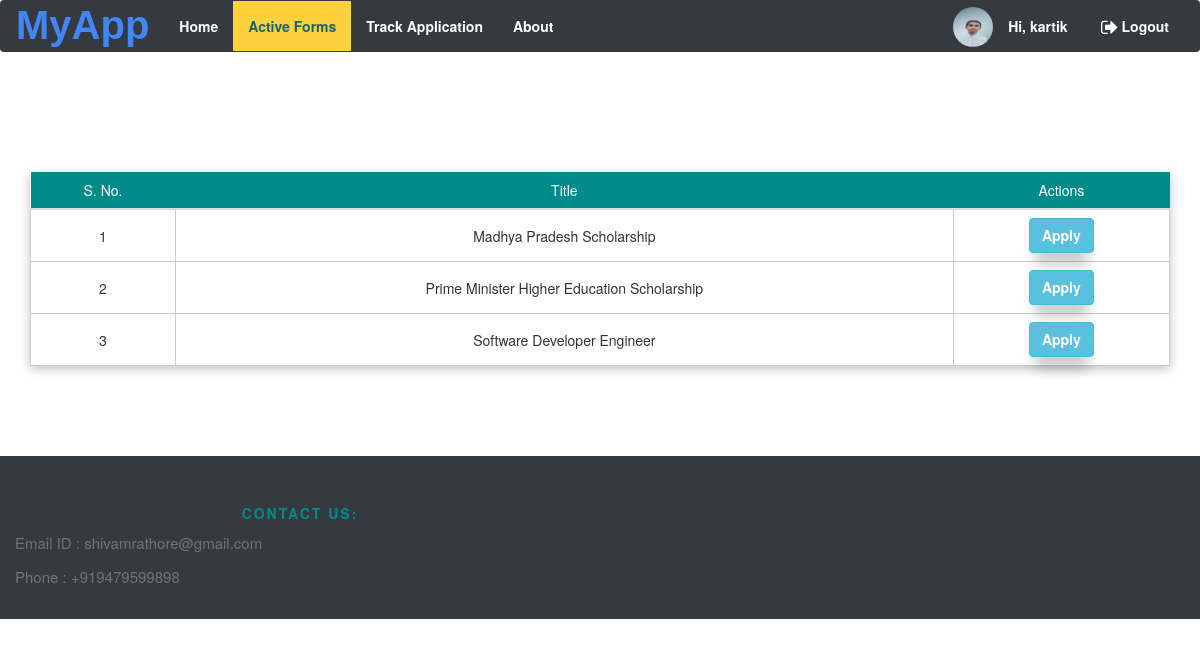
Page /content/scholarships/ (signed in) on the committed database.
### accounts/models.py (models this page shows, shortened)
class CustomUser(AbstractBaseUser, PermissionsMixin):
    GENDERS = (('M', 'Male'), ('F', 'Female'))
    ROLE_CHOICES = (
        ('Teacher', 'Teacher'),
        ('Faculty Advisor', 'Faculty Advisor'),
        ('Dean', 'Dean'),
        ('Head of department', 'Head of department'),
        ('Director', 'Director'),
        ('Admin', 'Admin'),
    )
    username = models.CharField(max_length=50, unique=True)
    email = models.EmailField(unique=True)
    first_name = models.CharField(max_length=100, blank=True)
    last_name = models.CharField(max_length=100, blank=True)
    mobile = models.CharField(max_length=10,
                              validators=[RegexValidator(regex=r'[0-9]{10}', message='Invalid Mobile Number')],
                              blank=True)
    role = models.CharField(max_length=50, choices=ROLE_CHOICES, default='S')
    gender = models.CharField(max_length=1, choices=GENDERS, default='M')
    registration_number = models.CharField('Registration number', max_length=7, unique=True,
                                           validators=[RegexValidator(regex=r'[a-zA-Z]{2}[0-9]{5}',
                                            message='Invalid Registration Number')], blank=True, null=True)
    department = models.ForeignKey('Department', verbose_name="Department", on_delete=models.CASCADE, blank=True, null=True)
    admin = models.CharField(max_length=1, default='N')
    password = models.CharField('password', max_length=128, validators=[validate_password])
    is_student = models.BooleanField(default=True, verbose_name='Student')
    is_active = models.BooleanField(default=True, verbose_name='Active',
                                    help_text='Designates whether this user should be treated as active. '
                                              'Unselect this instead of deleting accounts.')
    is_admin = models.BooleanField(default=False, verbose_name='Staff status',
                                   help_text='Designates whether the user can log into this admin site.')
    image = models.ImageField(default='download.jpg', upload_to='profile/')
    USERNAME_FIELD = 'username'
    EMAIL_FIELD = 'email'
    objects = CustomUserManager()

### content/models.py (models this page shows, shortened)
class Scholarship(models.Model):
    name = models.CharField(max_length=255, default='')
    abbreviation = models.CharField(max_length=10, default='')
    department = models.ForeignKey('accounts.Department', verbose_name="Department", on_delete=models.CASCADE, blank=True,
                                   null=True)
    receiver_authority_id = models.IntegerField(default=1)
    requirements_info = models.TextField(default='Requirement information needs to be updated.')
    max_step = models.IntegerField(default="1")

### content/views.py (the view)
@csrf_exempt
@login_required_message(message="You should be logged in, in order to perform this")
@login_required(login_url="/login/")
def Show_Scholarships(request):
    response = {}
    response['scholarships'] = Scholarship.objects.all()
    return render(request, 'content/all_scholarships.html', response)

### templates/content/all_scholarships.html (shortened to what this page needs)
{% extends 'base.html' %}
{% load static %}
{% block content3 %}"../media/{{ user.image }}"{% endblock content3 %}
{% block content %}
    <head>
        <link href="//netdna.bootstrapcdn.com/bootstrap/3.0.0/css/bootstrap.min.css" rel="stylesheet" id="bootstrap-css">
    </head>
    <body>
        <div class="site-section">
            <div class="container">
                <div>
                    <table class="table table-striped dt-responsive table-responsive-md" id="display_table">
                        <thead class="thead-dark">
                        <tr>
                            <th scope="col">S. No.</th>
                            <th scope="col">Title</th>
                            <th scope="col">Actions</th>
                        </tr>
                        </thead>
                        <tbody>
                        {% for i in scholarships %}
                            <tr>
                                <td style="vertical-align:middle">{{ forloop.counter }}</td>
                                <td style="vertical-align:middle">{{ i.name }}</td>
                                {% if user.is_authenticated and user.is_superuser %}
                                    <td scope="col">
                                        <a href="/content/scholarship_detail/{{ i.id }}" class="btn btn-success">Details</a>
                                    </td>
                                {% else %}
                                    <td scope="col">
                                            <a style="font-weight: bold"
                                               href="/content/scholarships/{{ i.id }}"
                                               class="btn btn-info">
                                               Apply</a>
                                    </td>
                                {% endif %}
                            </tr>
                        {% endfor %}
                        </tbody>
                    </table>
                </div>
            </div>
        </div>
    </body>
{% endblock content %}

### templates/base.html (shortened to what this page needs)
{% load static %}
<!DOCTYPE html>
<html>
<head>
    {% block head_css %}
        {% block head_css_site %}
            <link rel="stylesheet" href="{% static 'css/style.css' %}">
            <link rel="stylesheet" href="https://maxcdn.bootstrapcdn.com/bootstrap/3.4.1/css/bootstrap.min.css">
            <link rel="stylesheet" href="https://maxcdn.bootstrapcdn.com/font-awesome/4.5.0/css/font-awesome.min.css">
        {% endblock head_css_site %}
    {% endblock head_css %}
</head>
<body style="background-image: url("{% static "images/bg1.jpg" %}")>
<header>
    <nav style="margin-bottom: 50px; background-color:#343a40;font-size: 14px;z-index: 1000;"
         class="navbar  ">
        {%  if not user.is_authenticated %}
        <div class="container-fluid">
            <a id="nitadda" href="#" class="navbar-brand faa-pulse faa-slow animated" data-toggle="popover"
               data-trigger="focus" data-html="true" data-placement="bottom">
                <i class="fa fa-lg"><strong><span style="font-family: 'Product Sans',sans-serif;font-size:40px;"><span
                        class="g-blue">M</span><span
                        class="g-blue">y</span><span
                        class="g-blue">A</span><span
                        class="g-blue">p</span><span
                        class="g-blue">p</span></span></strong></i>
            </a>
            <div id="navbar1" class="navbar-collapse collapse">
                <ul id="mynav" class="nav navbar-nav">
                    <li class="active" {% if request.path == '/' %}style="background: #ffd13d"{% endif %}>
                        <a class="faa-parent animated-hover" href="/"
                            {% if request.path == '/' %}style="color: #146471;"{% endif %}>
                            Home
                        </a>
                    </li>
                    <li class="active" {% if request.path == '/content/about' %}style="background: #ffd13d"{% endif %}>
                        <a class="faa-parent animated-hover" href="/content/about"
                            {% if request.path == '/content/about' %}style="color: #146471;"{% endif %}>
                            About
                        </a>
                    </li>
                </ul>
                <ul id="rightnav" class="nav navbar-nav navbar-right">
                    <li {% if request.path == '/login/' %}style="background: #ffd13d"{% endif %}>
                        <a class="faa-parent animated-hover" href="/login">
                            <i class="fa fa-fw fa-lg fa-sign-in faa-tada faa-fast"></i>Login
                        </a>
                    </li>
                </ul>
            </div>
        </div>
        {% else %}
        {% if request.user.is_student %}
            <div class="container-fluid">
            <a id="nitadda" href="#" class="navbar-brand faa-pulse faa-slow animated" data-toggle="popover"
               data-trigger="focus" data-html="true" data-placement="bottom">
                <i class="fa fa-lg"><strong><span style="font-family: 'Product Sans',sans-serif;font-size:40px;"><span
                        class="g-blue">M</span><span
                        class="g-blue">y</span><span
                        class="g-blue">A</span><span
                        class="g-blue">p</span><span
                        class="g-blue">p</span></span></strong></i>
            </a>
            <div id="navbar1" class="navbar-collapse collapse">
                <ul id="mynav" class="nav navbar-nav">
                    <li class="active" {% if request.path == '/' %}style="background: #ffd13d"{% endif %}>
                        <a class="faa-parent animated-hover" href="/"
                            {% if request.path == '/' %}style="color: #146471;"{% endif %}>
                            Home
                        </a>
                    </li>
                    <li class="active" {% if request.path == '/content/scholarships/' %}style="background: #ffd13d"{% endif %}>
                        <a class="faa-parent animated-hover" href="/content/scholarships"
                            {% if request.path == '/content/scholarships/' %}style="color: #146471;"{% endif %}>
                            Active Forms
                        </a>
                    </li>
                    <li class="active" {% if request.path == '/track_application/' %}style="background: #ffd13d"{% endif %}>
                        <a class="faa-parent animated-hover" href="{% url 'content:Track_Application'%}"
                            {% if request.path == '/track_application/' %}style="color: #146471;"{% endif %}>
                            Track Application
                        </a>
                    </li>
                    <li class="active" {% if request.path == '/content/about' %}style="background: #ffd13d"{% endif %}>
                        <a class="faa-parent animated-hover" href="/content/about"
                            {% if request.path == '/content/about' %}style="color: #146471;"{% endif %}>
                            About
                        </a>
                    </li>
                </ul>
                <ul id="rightnav" class="nav navbar-nav navbar-right">
                    {% if user.is_authenticated %}
                        <li><img style="border-radius: 50%; float: right; margin-top: 6px"
                                 alt="Profile Picture"
                                 src={% block content3 %}"media/{{ user.image }}"{% endblock content3 %} height="40px"
                                 width="40px"></li>
                        <li {% if request.path == '/content/profile' %}style="background: #ffd13d"{% endif %}>
                            <a class="faa-parent animated-hover" href="/content/profile">
                                Hi, {{ request.user.first_name }}
                            </a>
                        </li>
                        <li>
                            <a class="faa-parent animated-hover" href="/logout">
                                <i class="fa fa-fw fa-lg fa-sign-out  faa-tada faa-fast"></i>Logout
                            </a>
                        </li>
                    {% else %}
                        <li {% if request.path == '/login/' %}style="background: #ffd13d"{% endif %}>
                            <a class="faa-parent animated-hover" href="/login">
                                <i class="fa fa-fw fa-lg fa-sign-in faa-tada faa-fast"></i>Login
                            </a>
                        </li>
                    {% endif %}
                </ul>
            </div>
        </div>
        {% endif %}
        {% endif %}
    </nav>
</header>
{% block content %}{% endblock content %}
<footer class="site-footer" style="background-color:#343a40;">
   <div class="container-fluid">
       <div class=" text-center row">
           <div class="col-sm-12 col-md-6">
                <h6 id="about">Contact Us:</h6>
                <p class="text-justify">Email ID : shivamrathore@gmail.com</p>
               <p class="text-justify">Phone : +919479599898</p>
           </div>
       </div>
   </div>
</footer>
</body>
</html>

### static/css/style.css (style rules this page uses)
a { cursor: pointer; }
body { background-color: #EFECE9; }
.navbar .nav > li > a, .dropdown-content > a { color: white; font-size: 14px; font-weight: bold; text-decoration: none; }
footer { background-color: #4CB96B; }
.site-footer { background-color: black; padding: 45px 0 20px; font-size: 15px; line-height: 24px; color: #737373; }
.site-footer h6 { color: darkcyan; font-weight: bold; font-size: 14px; text-transform: uppercase; margin-top: 5px; letter-spacing: 2px }
.table { box-shadow: 0px 3px 10px 0px rgb(194, 194, 194); }
.table thead, .table th { font-weight: normal; color: white; font-size: 14px; text-align: center; background: darkcyan; }
.table tbody tr td { background: white; border: 1px solid #ccc; font-size: 14px; text-align: center; vertical-align: middle; }
@media (min-width: 1200px) { .container { width: 1170px; } }
@media (min-width: 992px) { .container { width: 970px; } }
@media (min-width: 768px) { .container { width: 750px; } }
.container { padding-right: 15px; padding-left: 15px; margin-right: auto; margin-left: auto; }
.g-blue { color: #4285F4; }
.btn { height: 35px; }
.btn { background-color:#3a9fff; border-radius: 20px; padding: 10px 25px; color: #fff; box-shadow: 0px 18px 13px -6px rgba(0, 0, 0,0.2); transition: all 0.4s; -webkit-transition: all 0.4s; -moz-transition: all 0.4s; -ms-transition: all 0.4s; -o-transition: all 0.4s; }
.site-section { padding: 2.5em 0; }
@media (min-width: 768px) { .site-section { padding: 5em 0; } }
.active { color: #146471; }
html, body { position: relative; margin: 0; padding: 0; }
body { background-color: #232323; }
body { background-color:#163a63; color:#163a63; }

### rows in the picture
CustomUser: image (picture), user.first_name "kartik"
Scholarship: name "Madhya Pradesh Scholarship"
Scholarship: name "Prime Minister Higher Education Scholarship"
Scholarship: name "Software Developer Engineer"
